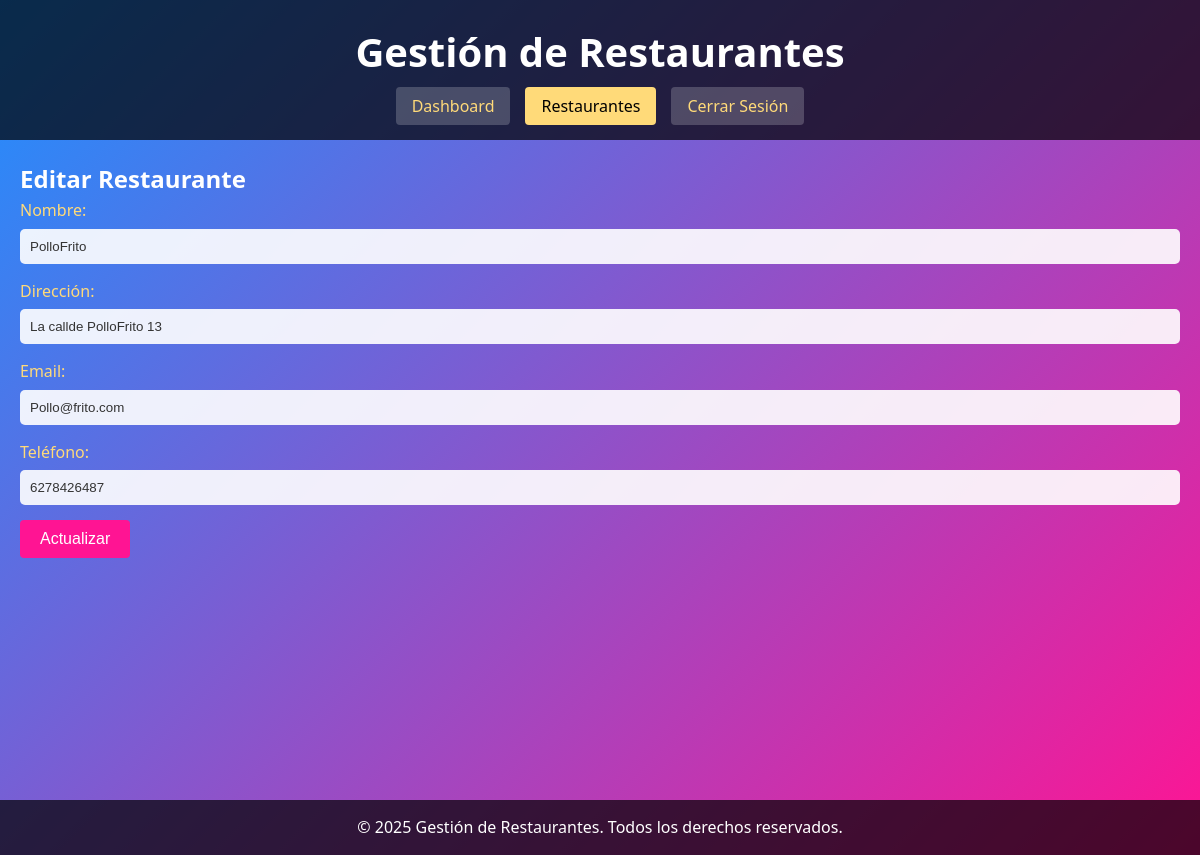
The app's page /edit_restaurant.php?id=32 (signed in) with its own data.
### tables this page shows
CREATE TABLE "restaurants" (
            id INTEGER PRIMARY KEY AUTOINCREMENT,
            restaurant_name TEXT NOT NULL,
            direction TEXT NOT NULL,
            email TEXT NOT NULL,
            phone TEXT NOT NULL,
            id_reservation INTEGER,
            FOREIGN KEY (id_reservation) REFERENCES reservations(id)
        );

### public/edit_restaurant.php (the view, shortened to what this page needs)
<?php
$db = Database::getInstance()->getConnection();
$id = intval($_GET['id']);
if ($_SERVER['REQUEST_METHOD'] === 'POST') {
    $restaurant_name = trim($_POST['restaurant_name'] ?? '');
    $direction = trim($_POST['direction'] ?? '');
    $email = trim($_POST['email'] ?? '');
    $phone = trim($_POST['phone'] ?? '');
    if (empty($restaurant_name) || empty($direction) || empty($email) || empty($phone)) {
        $error = "Todos los campos son obligatorios.";
    } else {
        $stmt = $db->prepare("UPDATE restaurants SET restaurant_name = :restaurant_name, direction = :direction, email = :email, phone = :phone WHERE id = :id");
        $stmt->execute([
            ':restaurant_name' => $restaurant_name,
            ':direction'       => $direction,
            ':email'           => $email,
            ':phone'           => $phone,
            ':id'              => $id
        ]);
        header("Location: index.php?page=restaurants");
        exit;
    }
} else {
    $stmt = $db->prepare("SELECT * FROM restaurants WHERE id = :id");
    $stmt->execute([':id' => $id]);
    $restaurant = $stmt->fetch(PDO::FETCH_ASSOC);
}
?>
<!DOCTYPE html>
<html lang="es">
<head>
    <link rel="stylesheet" href="css/style.css">
</head>
<body>
   <header>
        <h1><?php echo APP_NAME; ?></h1>
        <nav>
            <ul>
                <li><a href="index.php?page=dashboard">Dashboard</a></li>
                <li><a href="index.php?page=restaurants" class="active">Restaurantes</a></li>
                <li><a href="logout.php">Cerrar Sesión</a></li>
            </ul>
        </nav>
   </header>
   <main>
       <section>
           <h2>Editar Restaurante</h2>
           <form method="post" action="">
               <div class="form-group">
                   <label for="restaurant_name">Nombre:</label>
                   <input type="text" name="restaurant_name" id="restaurant_name" value="<?php echo htmlspecialchars($restaurant['restaurant_name']); ?>" required>
               </div>
               <div class="form-group">
                   <label for="direction">Dirección:</label>
                   <input type="text" name="direction" id="direction" value="<?php echo htmlspecialchars($restaurant['direction']); ?>" required>
               </div>
               <div class="form-group">
                   <label for="email">Email:</label>
                   <input type="email" name="email" id="email" value="<?php echo htmlspecialchars($restaurant['email']); ?>" required>
               </div>
               <div class="form-group">
                   <label for="phone">Teléfono:</label>
                   <input type="text" name="phone" id="phone" value="<?php echo htmlspecialchars($restaurant['phone']); ?>" required>
               </div>
               <div class="form-group">
                   <input type="submit" value="Actualizar">
               </div>
           </form>
       </section>
   </main>
   <footer>
       <p>&copy; <?php echo date("Y"); ?> <?php echo APP_NAME; ?>. Todos los derechos reservados.</p>
   </footer>
</body>
</html>

### public/css/style.css (style rules this page uses)
* { margin: 0; padding: 0; box-sizing: border-box; }
html, body { font-family: 'Segoe UI', Tahoma, Geneva, Verdana, sans-serif; background: linear-gradient(135deg, #1e90ff, #ff1493); color: #fff; line-height: 1.6; }
a { color: #ffda79; text-decoration: none; transition: all 0.3s ease; }
header { background: rgba(0, 0, 0, 0.7); padding: 20px; }
header h1 { font-size: 2.5rem; text-align: center; margin-bottom: 10px; }
nav ul { display: flex; justify-content: center; gap: 15px; list-style: none; }
nav ul li a { padding: 8px 16px; border-radius: 4px; background: rgba(255, 255, 255, 0.2); }
nav ul li a:hover, nav ul li a.active { background: #ffda79; color: #000; }
main { padding: 20px; min-height: calc(100vh - 140px); }
footer { background: rgba(0, 0, 0, 0.7); text-align: center; padding: 15px; position: relative; }
.form-group { margin-bottom: 15px; }
.form-group label { display: block; margin-bottom: 5px; color: #ffda79; }
.form-group input[type="text"], .form-group input[type="email"], .form-group input[type="password"], .form-group textarea, .form-group select { width: 100%; padding: 10px; border: none; border-radius: 5px; background: rgba(255, 255, 255, 0.9); color: #333; }
input[type="submit"], button { background: #ff1493; color: #fff; border: none; padding: 10px 20px; cursor: pointer; border-radius: 4px; font-size: 1rem; transition: all 0.3s ease; }

### records on screen
restaurants: restaurant_name "PolloFrito", direction "La callde PolloFrito 13", email "Pollo@frito.com", phone "6278426487"

### other values on screen
APP_NAME "Gestión de Restaurantes"
